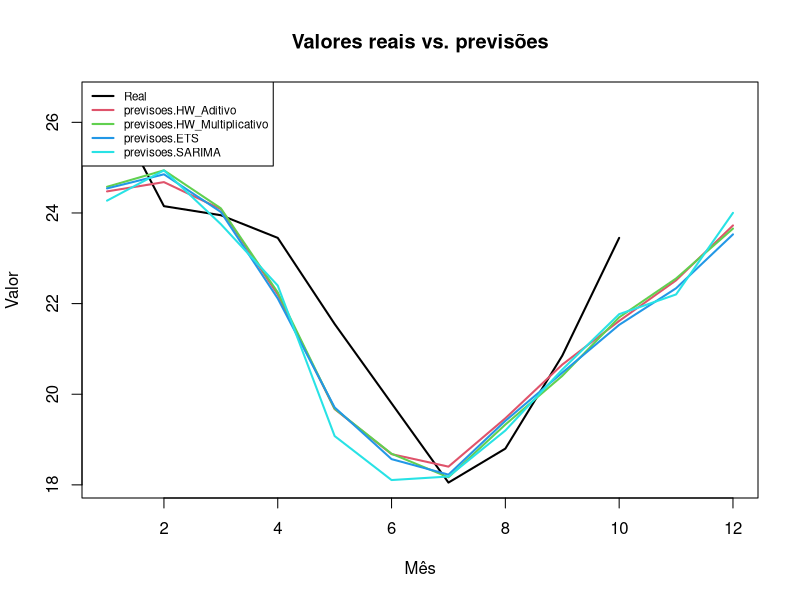

Reproduce this figure in R.
library(readxl)
library(zoo)
library(forecast)

# Importar e converter datas
dados <- read_excel("dados_sao_paulo.xlsx")
coluna <- "Temperatura" 

mes <- match(substr(dados$Data, 1, 3), c("jan","fev","mar","abr","mai","jun","jul","ago","set","out","nov","dez"))
ano <- as.integer(sub(".*/", "", dados$Data))
dados$Data <- as.yearmon(sprintf("%04d-%02d", ifelse(ano <= 26, 2000 + ano, 1900 + ano), mes), "%Y-%m")

# Criar série mensal, preservando meses ausentes
datas <- seq(min(dados$Data), max(dados$Data), by = 1/12)
valores <- dados[[coluna]][match(format(datas, "%Y-%m"), format(dados$Data, "%Y-%m"))]
serie <- ts(valores, start = c(as.integer(format(min(datas), "%Y")), as.integer(format(min(datas), "%m"))), frequency = 12)

library(forecast)

# Treino e teste (últimos 12 meses)
h <- 12
treino <- na.interp(window(serie, end = time(serie)[length(serie) - h]))
teste <- as.numeric(tail(serie, h))

# Ajustar modelos e prever
previsoes <- cbind(
  HW_Aditivo = hw(treino, seasonal = "additive", h = h)$mean,
  HW_Multiplicativo = hw(treino, seasonal = "multiplicative", h = h)$mean,
  ETS = forecast(ets(treino), h = h)$mean,
  SARIMA = forecast(auto.arima(treino, seasonal = TRUE), h = h)$mean
)

# Gráfico comparativo
comparacao <- cbind(Real = teste, previsoes)
matplot(1:h, comparacao, type = "l", lty = 1, lwd = 2,
        col = 1:7, xlab = "Mês", ylab = "Valor",
        main = "Valores reais vs. previsões")
legend("topleft", colnames(comparacao),
       col = 1:7, lty = 1, lwd = 2, cex = 0.7)

# EAM de todos os modelos (menor = melhor)
EAM <- sort(colMeans(abs(previsoes - teste), na.rm = TRUE))
print(EAM)

# Melhor modelo
names(EAM)[1]
